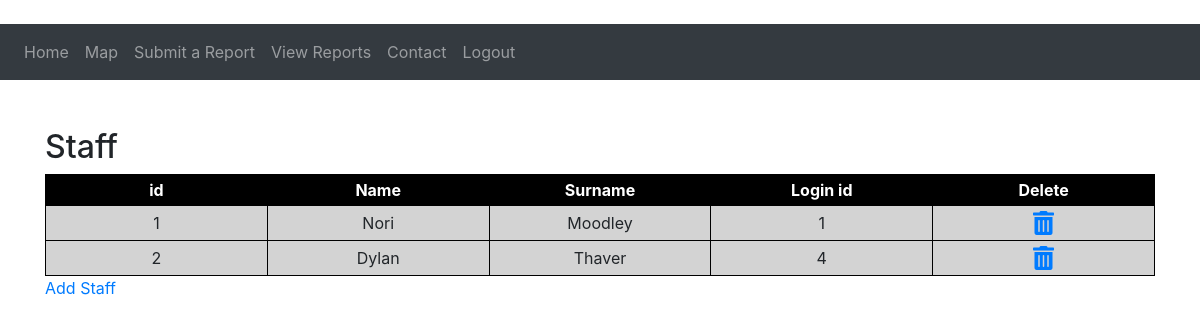
/mainview (signed in), run on the app's committed database.
### website/models.py (models this page shows)
class Staff(db.Model):
    id = db.Column(db.Integer, primary_key=True)
    first_name = db.Column(db.String(150))
    last_name = db.Column(db.String(150))
    user_id = db.Column(db.Integer, db.ForeignKey('user.id'))

### website/auth.py (the view)
@auth.route('/mainview')
def mainview():
    all_users = Staff.query.all()
    return render_template("maintenance.html", user=current_user, all_users=all_users)

### website/__init__.py (called while the page is built)
def create_app():
    app=Flask(__name__)
    app.config['SECRET_KEY']='nathangey'
    app.config['SQLALCHEMY_DATABASE_URI']=f'sqlite:///{DB_NAME}'
    db.init_app(app)
    from .views import views
    from .auth import auth
    app.register_blueprint(views,url_prefix='/')
    app.register_blueprint(auth,url_prefix='/')
    from . import models
    with app.app_context():
        db.create_all()
    login_manager = LoginManager()
    login_manager.login_view= 'auth.login'
    login_manager.init_app(app)
    from .models import User
    @login_manager.user_loader
    def load_user(id):
        return User.query.get(int(id))
    return app

### website/templates/maintenance.html (shortened to what this page needs)
﻿{% extends "base.html" %} {% block title %}Sign up{% endblock %}
{% block content %}
<form method = "POST">
    <html lang="en" xmlns="http://www.w3.org/1999/xhtml">
        <head>
            <link rel="stylesheet" href="https://cdnjs.cloudflare.com/ajax/libs/font-awesome/5.15.4/css/all.min.css">
        </head>
        <body>
        <br/>
        <br/>
        <h2>Staff</h2>
        <table>
            <tr>
                <th>id</th>
                <th>Name</th>
                <th>Surname</th>
                <th>Login id</th>
                <th>Delete</th>
            </tr>
            {% for user in all_users %}
            <tr>
                <td>{{ user.id }}</td>
                <td>{{ user.first_name }}</td>
                <td>{{ user.last_name }}</td>
                <td>{{ user.user_id }}</td>
                <td>
                        <span style="font-size: 24px;color:red;">
                        <a href="/{{user.id}}/delete"><i class="fas fa-trash-alt"></i></a></span>
                    </td>
            </tr>
            {% endfor %}
        </table>
        <div class="register-link">
        <a href="/mHome">Add Staff</a>
        </div>
        </body>
    </html>
</form>
{% endblock %}

### website/templates/maintenance.html (style rules this page uses)
table { background-color: lightgray; border-collapse: collapse; width: 100%; }
th { background-color: black; color: white; width: 15%; }
td, th { padding: 5px; border: 1px solid black; text-align: center; }
body { background-image: url(https://www.dut.ac.za/wp-content/uploads/2022/03/Romeopic-870x580.jpg); background-size: cover; background-attachment: fixed; }

### data on the page
Staff: id "1", first_name "Nori", last_name "Moodley", user_id "1"
Staff: id "2", first_name "Dylan", last_name "Thaver", user_id "4"
